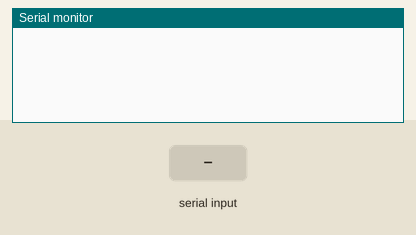
The sketch below on a simulated Arduino Uno, built with avr-gcc and run on an emulated ATmega328P. On the bench: the last lines printed to the serial monitor. The inputs (shaded band) are chosen by the test bench.

Above: at 1.2 s.
1.3 s: "A" received over Serial
At 2.4 s:
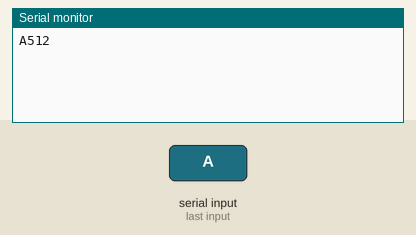
2.8 s: "B" received over Serial
At 3.5 s:
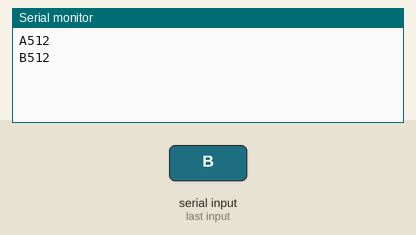
4.3 s: "C" received over Serial
At 4.7 s:
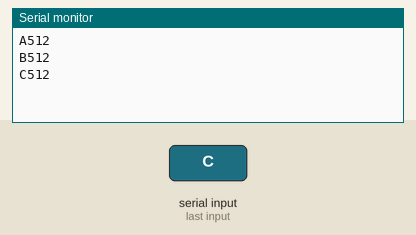
5.8 s: "D" received over Serial
At 7.0 s:
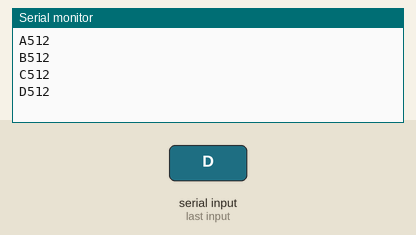
7.3 s: "E" received over Serial
At 8.2 s:
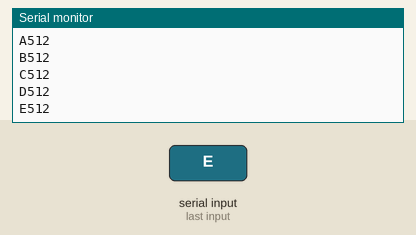
8.8 s: "F" received over Serial
At 9.3 s:
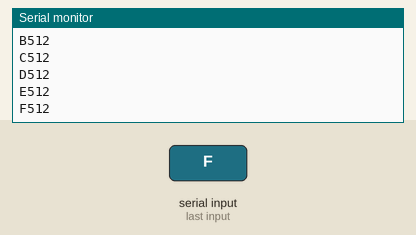

Measured:
- after the input at 1.3 s, the serial monitor: prints a new line at once (image 1)
- after the input at 2.8 s, the serial monitor: prints a new line at once (image 2)
- after the input at 4.3 s, the serial monitor: prints a new line at once (image 3)
- after the input at 5.8 s, the serial monitor: prints a new line at once (image 4)
- after the input at 7.3 s, the serial monitor: prints a new line at once (image 5)
- after the input at 8.8 s, the serial monitor: prints a new line at once (image 6)

The sketch:

flexSensor.ino
```cpp
const int FLEX_0 = A0;
const int FLEX_1 = A1;
const int FLEX_2 = A2;
const int FLEX_3 = A3;
const int FLEX_4 = A4;
const int FLEX_5 = A5;

void setup()
{
  Serial.begin(9600);
  pinMode(FLEX_0, INPUT);
  pinMode(FLEX_1, INPUT);
  pinMode(FLEX_2, INPUT);
  pinMode(FLEX_3, INPUT);
  pinMode(FLEX_4, INPUT);
  pinMode(FLEX_5, INPUT);
}

void loop()
{
    // Send some message when I receive an 'A' or a 'Z'.
    switch (Serial.read())
    {
        case 'A':
            Serial.println("A" + String(analogRead(FLEX_0)));
            break;

        case 'B':
            Serial.println("B" + String(analogRead(FLEX_1)));
            break;

        case 'C':
            Serial.println("C" + String(analogRead(FLEX_2)));
            break;

        case 'D':
            Serial.println("D" + String(analogRead(FLEX_3)));
            break;

        case 'E':
            Serial.println("E" + String(analogRead(FLEX_4)));
            break;

        case 'F':
            Serial.println("F" + String(analogRead(FLEX_5)));
            break;
    }
}
```
